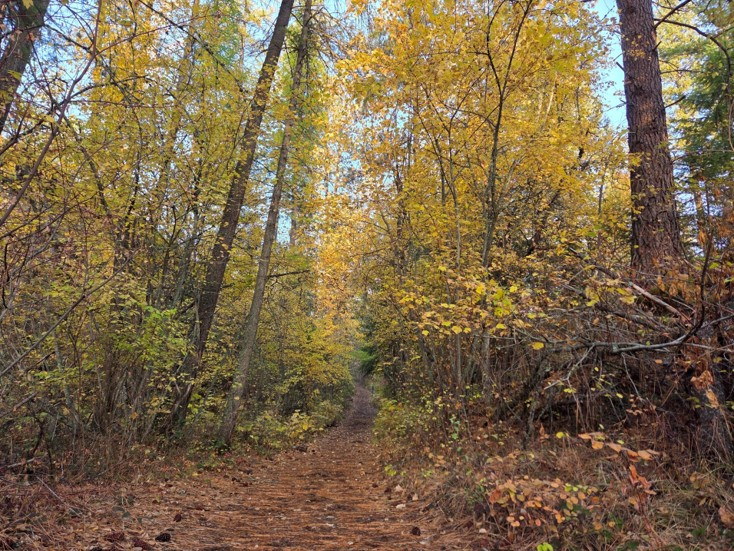
#> input picture datasets_and_media/trees.jpg, 734 x 551 px, found by its file name
$ python canny_edges.py
#> lines starting #> are read from the running program, lines starting #| are printed output that depends on the picture
import cv2 as cv

img = cv.imread('datasets_and_media/trees.jpg')
#> img is the input picture: shape (551, 734, 3); mean B, G, R 74, 103.3, 122.7
key = ord('r')
img = cv.cvtColor(img, cv.COLOR_BGR2GRAY)
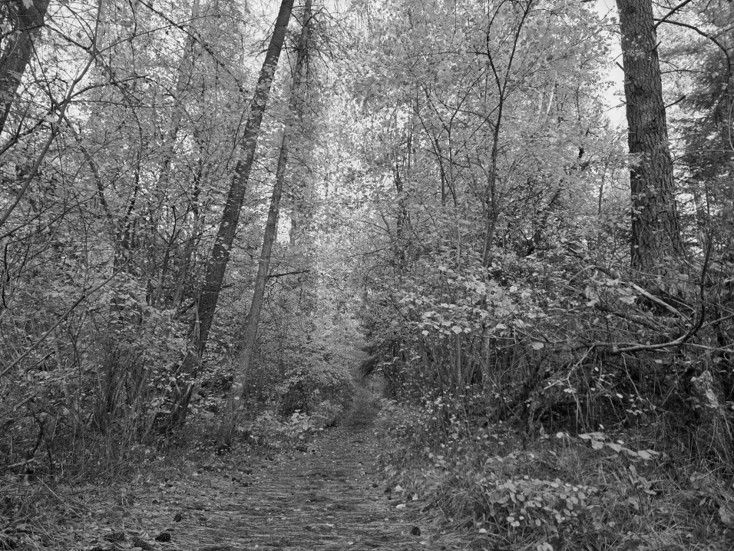
#> img: shape (551, 734); min 0, max 255, mean 105.8


def nothing(pos):
    pass


cv.namedWindow('controls')
cv.createTrackbar("lower", 'controls', 0, 255, nothing)
cv.createTrackbar("upper", 'controls', 0, 255, nothing)
while key != ord("s") and key != ord("S"):
    lower = int(cv.getTrackbarPos("lower", 'controls'))
    upper = int(cv.getTrackbarPos("upper", 'controls'))
    canny_img = cv.Canny(img, lower, upper)
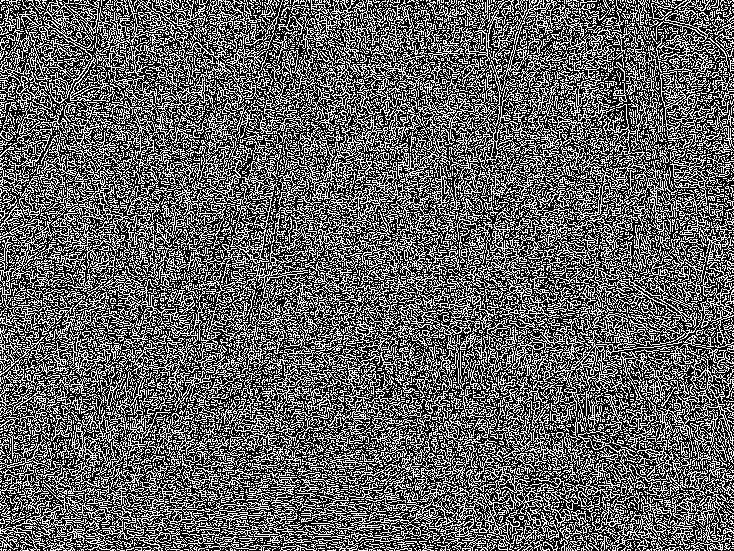
#> canny_img: shape (551, 734); 38.2% white in thin lines or dots
    cv.imshow("Tree Picture", canny_img)
    key = cv.waitKey(5)
#> (key Esc is pressed here)
cv.destroyAllWindows()

$ run again, with datasets_and_media/wood.jpg copied over datasets_and_media/trees.jpg
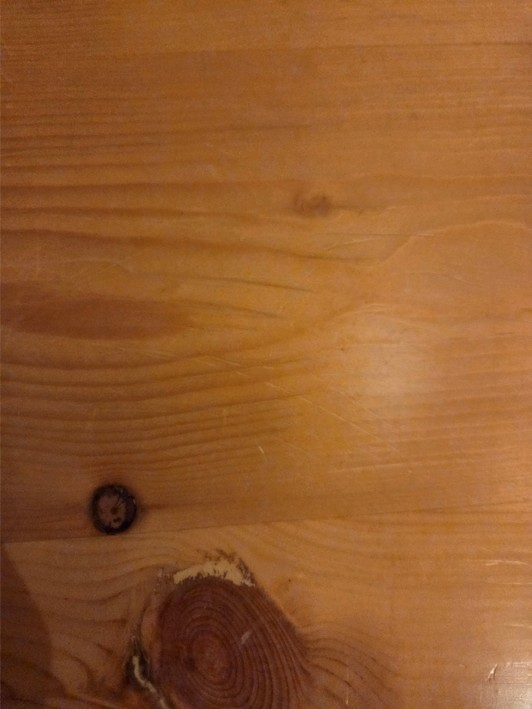
#> input picture datasets_and_media/wood.jpg, 532 x 709 px, found by its file name
#> img is the input picture: shape (709, 532, 3); mean B, G, R 45.4, 90.6, 147.3
#> `img = cv.cvtColor(img, cv.COLOR_BGR2GRAY)`:
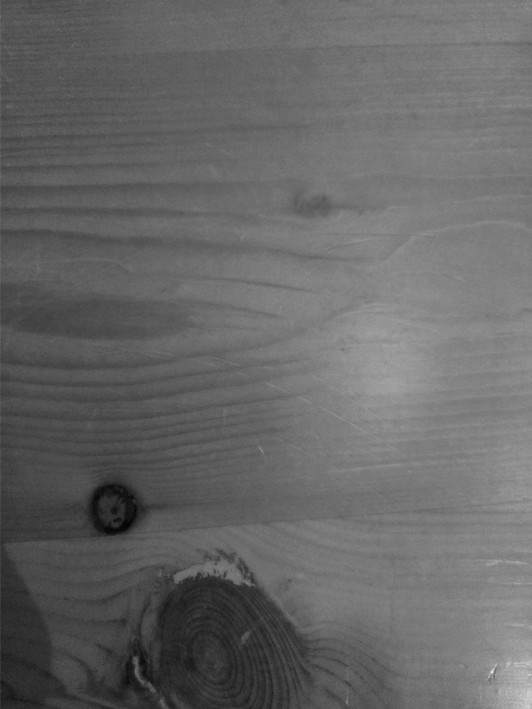
#> img: shape (709, 532); min 4, max 229, mean 102.5
#> `canny_img = cv.Canny(img, lower, upper)`:
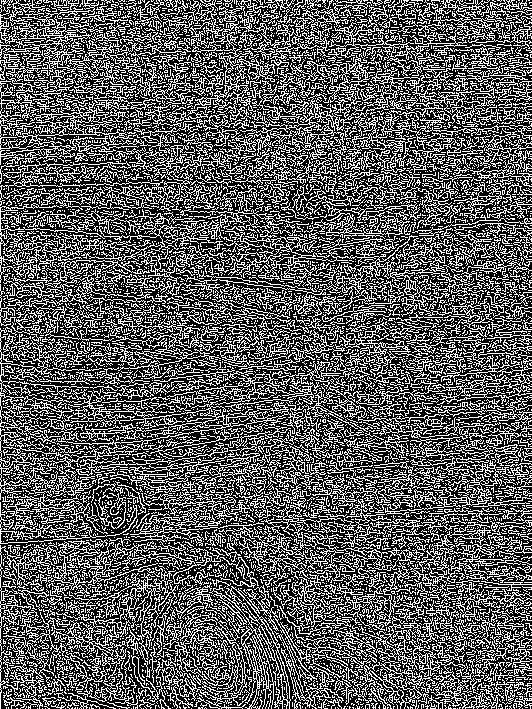
#> canny_img: shape (709, 532); 36.1% white in thin lines or dots
